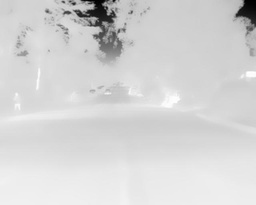
#> input picture base.jpeg, 256 x 205 px, shrunk from 640 x 512 before the run
$ python 'BF&DDE.py'
#> lines starting #> are read from the running program, lines starting #| are printed output that depends on the picture
import numpy as np
from PIL import Image
from pylab import *
'''
 _______________________________________________________________________________________
|  参考文献：《Display and detail enhancement for high-dynamic-range infrared images》    |                                                                           |
|  主要思想： 通过双边滤波器将图片分离成detail和base两部分，分别对两部分进行处理，然后再进行合并。    |
|           对于base使用自适应高斯滤波，然后input - base = detail， 对base使用自适应直方图均衡， |
|           对detail使用自适应掩膜控制 ， 然后两部分相加得到输出                               |
|                                                                                       |
|                                                                                       |
|                                                                                       |
|                                                                                       |
|______________________________________________________________________________________ |                                                                          |
'''


def GaussKernel(winsize, sigma):
    '''定义空间高斯滤波器'''
    kernel = np.zeros((winsize, winsize))
    r = int(winsize/2)
    c = r
    sigma_a = 2*sigma*sigma
    for i in range(-r, r+1):
        for j in range(-c, c+1):
            kernel[i+r][j+r] = np.exp(-(i**2+j**2)/sigma_a)
    return kernel


def BilateralFilter(input, winsize, sigma_d, sigma_r,):
    '''定义双边滤波器'''
    row, col = input.shape
    r = int(winsize/2)
    c = r
    output = np.zeros((row, col))
    input_padding = np.pad(input, ((r, c), (r, c)), constant_values=0)
    kernel_d = GaussKernel(winsize, sigma_d)    # 定义空间高斯核
    sigma_r_a = 2*sigma_r*sigma_r
    gain = np.zeros((row, col))     # 初始化细节层增益系数
    for i in range(r, r+row):
        for j in range(c, col+c):
            kernel_r = np.zeros((winsize, winsize))  # 初始化像素滤波器
            kernel = np.zeros((winsize, winsize))   # 初始化最终滤波器
            for m in range(-r, r+1):
                for n in range(-c, c+1):
                    kernel_r[m+r][n+r] = np.exp(-pow((int(input_padding[i][j]) - int(input_padding[i + m][j + n])), 2)/sigma_r_a)
                    kernel[m+r][n+r] = kernel_d[m+r][n+r]*kernel_r[m+r][n+r]
            sum_kernel = sum(sum(kernel))
            gain[i-r][j-c] = sum_kernel
            kernel = kernel / sum_kernel
            for m in range(-r, r + 1):  # 生成新的像素
                for n in range(-c, c + 1):
                    output[i-r][j-c] = input_padding[i + m][j + n] * kernel[m + r][n + c] + output[i-r][j-c]
    return output, gain


def Base_Process(base, percent):
    '''这里做直方图处理，使对比度增强'''
    base = np.round(base)
    base = np.array(base, dtype='int32')
    # base_max = np.max(base)
    im = Image.fromarray(base)
    imhist, bin = histogram(im, 256)
    nvalid = 0
    for i in range(len(imhist)):
        if imhist[i] > 0:
            nvalid = nvalid + 1
    sum_pixels = np.sum(imhist)
    T = sum_pixels * percent
    for i in range(len(imhist)):
        if imhist[i] < T:
            imhist[i] = 0
        else:
            imhist[i] = 1
    B = np.array(([0 for x in range(len(imhist))]), dtype='float32')
    R = min(nvalid, 256)
    for i in range(len(imhist)):
        if i == 0:
            B[i] = 0
        else:
            B[i] = R * imhist[:i].sum() / nvalid
    new_base = B[base]
    return new_base


def second_deviation(input):
    """计算二阶导（离散形式）"""
    input_padding = np.pad(input, ((1, 1), (1, 1)), constant_values=0)
    input_padding = np.array(input_padding, dtype='int32')
    row, col = input.shape
    output = np.zeros((row, col))
    for i in range(1, row+1):
        for j in range(1, col+1):
            output[i-1][j-1] = (input_padding[i+1, j]) + input_padding[i-1][j] + input_padding[i][j+1] + input_padding[i][j-1] - 4*input_padding[i][j]
    return output


def Adaptive_Gaussian_Filter(input, bf_output, gain, winsize):
    """自适应高斯滤波器"""
    E = gain * (input - bf_output)
    second_deviarate = second_deviation(bf_output)
    row, col = bf_output.shape
    r = int(winsize/2)
    c = r
    bf_output_padding = np.pad(bf_output, ((r, c), (r, c)), constant_values=0)
    output = np.zeros((row, col))
    for i in range(r, r+row):
        for j in range(c, c+col):
            sigma = sqrt(abs((2*E[i-r][j-c]) / (second_deviarate[i-r][j-c] + 0.00001)))
            kernel = GaussKernel(winsize, sigma + 0.00001)
            kernel_sum = sum(sum(kernel))

            kernel = kernel / kernel_sum
            for m in range(-r, r + 1):  # 生成新的像素
                for n in range(-c, c + 1):
                    output[i-r][j-c] = bf_output_padding[i + m][j + n] * kernel[m + r][n + c] + output[i-r][j-c]
    return output


base = Image.open('./base.jpeg')
#> base is the input picture: PIL image 256x205 L; min 0, max 255, mean 212.2


def Detail_Process(detail, gain, g_min, g_max):
    '''这里对细节层进行自适应增益控制'''
    # row, col = detail.shape
    # new_detail = np.zeros((row, col))
    G = g_min + (1 - gain) * (g_max - g_min)
    # [6 lines of commented-out code are left out]
    new_detail =255 - detail * G
    return new_detail


def saturate(input, sat):
    """进行截尾浸润操作"""
    row, col = input.shape
    sum = row*col
    threshold = int(sat*sum)
    copy = input
    inf = np.sort(copy.flatten())[threshold-1]
    sup = np.sort(copy.flatten())[-threshold]
    for i in range(row):
        for j in range(col):
            if input[i][j] < inf:
                input[i][j] = inf
            if input[i][j] > sup:
                input[i][j] = sup
    return input


def BF_DDE(input_path, sigma_r, winsize_bf, winsize, g_min, g_max, percent):
    """BF_DDE算法实现"""
    input_img = Image.open(input_path)
    input = np.array(input_img)
    row, col = input.shape
    sigma_d = sqrt(row**2 + col**2)*0.025
    bf_output, gain = BilateralFilter(input, winsize_bf, sigma_d, sigma_r)
    base = Adaptive_Gaussian_Filter(input, bf_output, gain, winsize)
    # base = bf_output
    input = np.array(input, dtype='float32')
    base = np.array(base, dtype='float32')
    detail = input - base
    # detail = 255 + detail
    new_base = Base_Process(base, percent)
    new_detail = Detail_Process(detail, gain, g_min, g_max)
    output = new_base + new_detail

    new_output = saturate(output, 0.01)

    max_d = np.max(new_output)
    min_d = np.min(new_output)
    if min_d >= 0 and max_d <= 255:
       new_output = new_output + (127.5 - (max_d - min_d)/2)
    else:
        new_output = ((new_output - min_d) / (max_d - min_d)) * 255
    # for i in range(row):
    #     for j in range(col):
    #         new_detail[i][j] = ((detail[i][j] - min_d) / (max_d - min_d)) * (p * 256)

    output_img = Image.fromarray(new_output)

    output_img.show()
    output_img.convert('L').save('./BF&DDE.jpeg', format='jpeg')


BF_DDE('./FLIR_00050.jpeg',  0.01, 1, 1, 1, 2.5, 0.001)
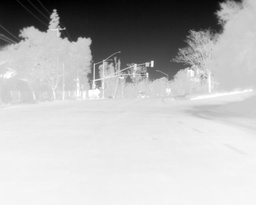
#> input picture FLIR_00050.jpeg, 256 x 205 px, shrunk from 640 x 512 before the run
#> in BF_DDE, input_img is the input picture: PIL image 256x205 L; min 0, max 255, mean 185.9
#> after the loop in BilateralFilter, `for i in range(r, r+row):`: gain: shape (205, 256) float64; every value is 1
#> in Adaptive_Gaussian_Filter, `E = gain * (input - bf_output)`: E: shape (205, 256) float64; every value is 0
#> in second_deviation, `input_padding = np.pad(input, ((1, 1), (1, 1)), constant_values=0)`:
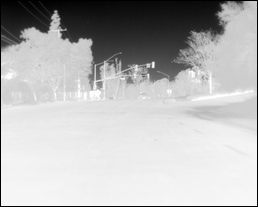
#> input_padding: shape (207, 258) float64; min 0, max 255, mean 182.6
#> after the loop in second_deviation, `for i in range(1, row+1):`:
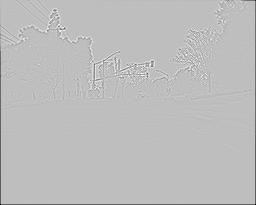
#> output: shape (205, 256) float64; min -494, max 168, mean -2.9; drawn with min black and max white
#> in BF_DDE, `detail = input - base`: detail: shape (205, 256) float32; every value is 0
#> in Base_Process, `new_base = B[base]`:
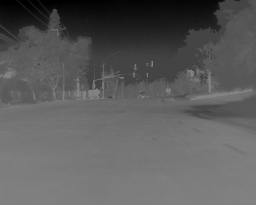
#> new_base: shape (205, 256) float32; min 0, max 130, mean 92.1
#> in Detail_Process, `new_detail =255 - detail * G`: new_detail: shape (205, 256) float64; every value is 255
#> in BF_DDE, `output = new_base + new_detail`:
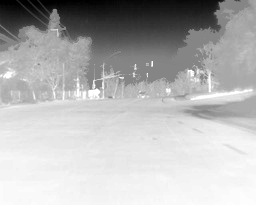
#> output: shape (205, 256) float64; min 255, max 385, mean 347.1; drawn with min black and max white
